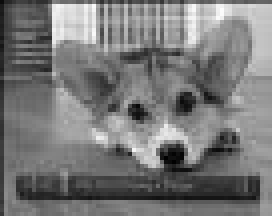
#> input picture Lab7/Lab7/small-img.jpg, 68 x 54 px (shown 4 times larger)
$ jupyter execute --allow-errors Lab7.ipynb   (shell and % lines are left out)
#> lines starting #> are read from the running program, lines starting #| are printed output that depends on the picture
# Lab 7: Multirate Signal Processing and Signal Processing Applications
## Due Date: 12/7 @11:59pm

We will primarily focus on multirate signal processing - upsampling and downsampling - in this lab. We will wrap up the lab with a look at a signal processing application beyond the scope of ECE 310, but of interest in future signal processing courses.

## Multirate Signal Processing

In many signal processing applications, we would like to change the sampling rate of our digital system. This could mean either reducing or increasing our effective sampling rate. One possibility is to perform digital-to-analog (D/A) conversion, then resample our signal in the time domain to the desired rate. However, this process requires access to the desired resampling circuitry in addition to potential artifacts introduced by the D/A conversion and quantization effects when resampling the signal.

The preferred method is to perform rate conversion in the discrete sample domain. We may increase our sampling rate via a process known as upsampling or interpolation, while we may decrease our sampling rate using downsampling or decimation. In the following background sections, we will discuss the mathematical construction of upsampling and downsampling, and also discuss some practical considerations that must be made when working on multirate signal processing.

## Upsampling

Upsampling (or interpolation) by an integer factor of $U$ is accomplished by interpolating $U-1$ zeros between every entry in our original sequence. Let $x[n]$ be our original signal. Then our upsampled signal $y[n]$ will be as follows:

$$
y[n] = \begin{cases}
x\left[\frac{n}{U}\right],\quad n = \pm U, 2U, \ldots, kU\\
0, \quad \textrm{else}\\
\end{cases}
$$

$$
y[n] = \left[x[0]\quad\underbrace{0\quad 0\quad\ldots\quad0}_{U-1\textrm{ zeros}}\quad x[1]\quad\underbrace{0\quad 0\quad\ldots\quad0}_{U-1\textrm{ zeros}}\quad x[2]\quad\ldots\quad\right]
$$

The resulting DTFT for $y[n]$ may be derived as follows:

$$
Y_d(\omega) = \sum_{n=-\infty}^\infty y[n]e^{-j\omega n}
$$

$$
= \sum_{n=-\infty}^\infty x[n] e^{-j\omega nU}
$$

$$
Y_d(\omega) = X_d(U\omega).
$$

The second line above follows from the definition of $y[n]$ since the $n$'th value of $x[n]$ is actually the $Un$'th value of $y[n]$ and all other values of $y[n]$ are zero. Thus we see the resulting spectrum will be "compressed" along the frequency axis by a factor of $U$ while maintaining the same height. The issue here is that some of our adjacent $2\pi$ periodic copies of $X_d(\omega)$ will cross over into the central copy of $Y_d(\omega)$ after upsampling. This is readily apparent when we check that $Y_d(\pi) = X_d(\pi U)$, which must be greater than the $\pi$ limits of our central copy.

The simple solution is to place a low-pass filter after our upsampler to make sure we only extract the frequencies corresponding to the central copy of our original spectrum. We see that the bandwidth of this filter should be such that our cutoff frequency $\omega_c$ maps to $\pi$ in our original specturm $X_d(\omega)$. Thus, we would like $\omega_c = \frac{\pi}{U}$. Formally, our low-pass filter $A(\omega)$ will be given by

$$
A(\omega) = \begin{cases}
1, \quad |\omega| \leq \frac{\pi}{U}\\
0, \quad \frac{\pi}{U} < |\omega| \leq \pi\\
\end{cases}.
$$

This low-pass filter accomplishes the very important task of interpolating over the zeros we placed in between our original signal values. Think of the low-pass filter as "filling in the blanks" or inferring the newly interpolated information. In summary, upsampling by a factor $U$ involves interpolating $U-1$ zeros between each sample in our original signal and then low-pass filtering with a cutoff frequency of $\frac{\pi}{U}$ to prevent the inclusion of spurious frequencies presented by adjacent DTFT copies in the original signal.

## Downsampling

Downsampling (or decimation) by an integer factor $D$ is performed by only keeping every $D$'th sample in the original signal. Let $x[n]$ be our original signal. Our downsampled signal $y[n]$ is given by

$$
y[n] = x[Dn]
$$

$$
y[n] = \left[x[0]\quad x[D]\quad x[2D]\quad\ldots\quad\right]
$$

We will skip the derivation of $Y_d(\omega)$ since it is more involved than the derivation for the interpolation case. Refer to your ECE 310 textbook for the full details. The DTFT of our decimated signal $Y_d(\omega)$ is given by

$$
Y_d(\omega) = \frac{1}{D}\sum_{k=0}^{D-1}X_d\left(\frac{\omega - 2\pi k}{D}\right).
$$

Qualitatively, we see that the input spectrum will be scaled down by a factor of $\frac{1}{D}$ and the frequency axis is stretched by a factor of $D$. It is very important, however, to note that the above form assumes an appropriate anti-aliasing filter has been applied to the input signal prior to decimation. What should this filter look like? The anti-aliasing filter should remove all frequencies that would push into adjacent DTFT copies after decimation and cause aliasing. We know that the frequency axis will expand by a factor of $D$; thus, we know any frequencies beyond $\frac{\pi}{D}$ would stretch beyond $\pi$ and alias. Consequently, our anti-aliasing filter $H(\omega)$ should have the following form:

$$
H(\omega) = \begin{cases}
1, \quad |\omega| \leq \frac{\pi}{D}\\
0, \quad \frac{\pi}{D} < |\omega| \leq \pi\\
\end{cases}.
$$

We observe that if we have a multirate signal processing system that interpolates and decimates by the same factor, we will be able to use one filter for both upsampling and downsampling! The difference, of course, is that we filter before decimation and after interpolation. In summary, downsampling by a factor of $D$ requires us to first apply a low-pass anti-aliasing filter with cutoff frequency $\frac{\pi}{D}$ then discard (or decimate) every sample that is not located at a multiiple of $D$.

## Rate Conversion by $\frac{U}{D}$

One final topic we should mention is the concatenation of multiple rate conversion systems to achieve an arbitrary sampling rate. Suppose we would like to increase our sampling rate by a non-integer factor like $\frac{4}{3}$. How can you interpolate $\frac{1}{3}$ of a zero? You cannot! Instead, we may accomplish this new sampling rate by first upsampling by a factor of 4, then downsampling by a factor of 3. Furthermore, note that in this case the post-interpolation filter will have a cutoff frequency of $\frac{\pi}{4}$ and thus eliminate the need for our anti-aliasing filter before decimation since $\frac{\pi}{4}<\frac{\pi}{3}$! We may achieve any new sampling rate by the same procedure with appropriate anti-aliasing filters.

[cell 1]
#import libraries
import numpy as np
import matplotlib.pyplot as plt
import numpy.fft as fft
import math

from scipy import signal
from skimage.io import imread
from skimage.io import imsave

#Provided function with triangle magnitude spectrum
def toy_signal(w_c):
    N = 1000
    gain = 2*np.pi/w_c
    return gain * np.array([(np.sin(w_c/2*(n+1))/(np.pi*(n+1)))**2 if n+1 != 0 else (w_c/(2*np.pi))**2 for n in range(-N,N+1)])

## Exercise 1: Upsampling

We will begin by exploring and verifying the above theoretical discussion regarding upsampling.

a. Fill in the below function $\textrm{upsample}(U,x)$ to perform interpolation by a factor of $U$ on an input signal $x$. Verify your function correctly interpolates zeros by printing the provided test signal before and after upsampling for some integer $U$.

b. The provided function $\textrm{toy_signal}(\omega_c)$ creates a toy signal that has a triangular magnitude response with bandwidth $\omega_c$. More precisely, if our toy signal is given by $x$, the magnitude of the DTFT of this toy signal will be

$$
|X_d(\omega)| = \begin{cases}
-\left|\frac{\omega}{\omega_c}\right| + 1\,\quad |\omega| \leq \omega_c\\
0,\quad \omega_c \leq |\omega| \leq \pi\\
\end{cases}.
$$

Use the provided toy signal function to create a signal with bandwidth $\frac{\pi}{2}$ ($\omega_c = \frac{\pi}{2}$). Upsample this toy signal by a factor of $U=3$. Plot the magnitude of the FFT of the original and upsampled toy signals on separate subplots using $\textrm{np.fft.fft()}$. Hint: use $\textrm{np.fft.fftshift()}$ to zero-center the frequency spectrum and $\textrm{np.linspace()}$ to create your frequencies from $-\pi$ to $\pi$ for plotting.

c. Fill in the below function $\textrm{lowpass}(C)$ to create an appropriate low-pass filter that should follow interpolation by a factor of $C$. You may use $\textrm{signal.remez()}$ like in Lab 6 for Parks-McClellan filter design of a length 50 filter. You may also assume a transition bandwidth of $\frac{\pi}{10}$ (0.1 in normalized frequency). Apply your low-pass filter to your upsampled toy signal from part 1.(b). Plot the magnitude of the FFT of the filtered signal to verify the spurious DTFT copies have been removed by your filter. $\textbf{Note that this filtering function will also work as an anti-aliasing filter for decimation by a factor of } D$.

[cell 2]
#Fill in this function for part 1.a:

def upsample(U,x):
    upsampled = np.array([0.0]*((len(x))*U-1))
    upsampled[::U] = x
    return upsampled

#Fill in this function for part 1.c:
def lowpass(C):
    bands = [0, ((1/C)-0.05), ((1/C)+0.05), 1]
    gold = [1, 0]
    lpf = signal.remez(50, bands, gold, fs=2)
    return lpf

#Test code for part 1.a:
test_signal = np.array([1,2,3,4,5,6])
test_up = upsample(2, test_signal)

print('1a. original signal: ', test_signal)
print('1a. upsampled signal:', test_up)
#Code for part 1.b:
toy_sig = toy_signal(np.pi/2)
up_toy_sig = upsample(3, toy_sig)

fft_toy_sig = fft.fftshift(fft.fft(toy_sig))
fft_up_toy_sig = fft.fftshift(fft.fft(up_toy_sig))
w = np.linspace(-np.pi, np.pi, len(fft_toy_sig))
w_up = np.linspace(-np.pi, np.pi, len(fft_up_toy_sig))

plt.figure(figsize=(12,8))
plt.subplot(121)
plt.title('1b. magnitude response for toy signal')
plt.plot(w, np.absolute(fft_toy_sig))
plt.xlabel('f')
plt.ylabel('magnitude')

plt.subplot(122)
plt.title('1b. magnitude response for toy signal upsampled')
plt.plot(w_up, np.absolute(fft_up_toy_sig))
plt.xlabel('f')
plt.ylabel('magnitude')
#Code for part 1.c:
lpf = lowpass(3)
up_filter = signal.lfilter(lpf, 1, up_toy_sig)
up_filter = signal.filtfilt(lpf, 1, up_toy_sig)

fft_filter = fft.fftshift(fft.fft(up_filter))
w_filter = np.linspace(-np.pi, np.pi, len(fft_filter))

plt.figure(figsize=(12,8))
plt.title('Magnitude Response of Upsampled Signal after Filtering')
plt.plot(w_filter, np.absolute(fft_filter))
plt.xlabel('Frequency (rad/sec)')
plt.ylabel('Magnitude')
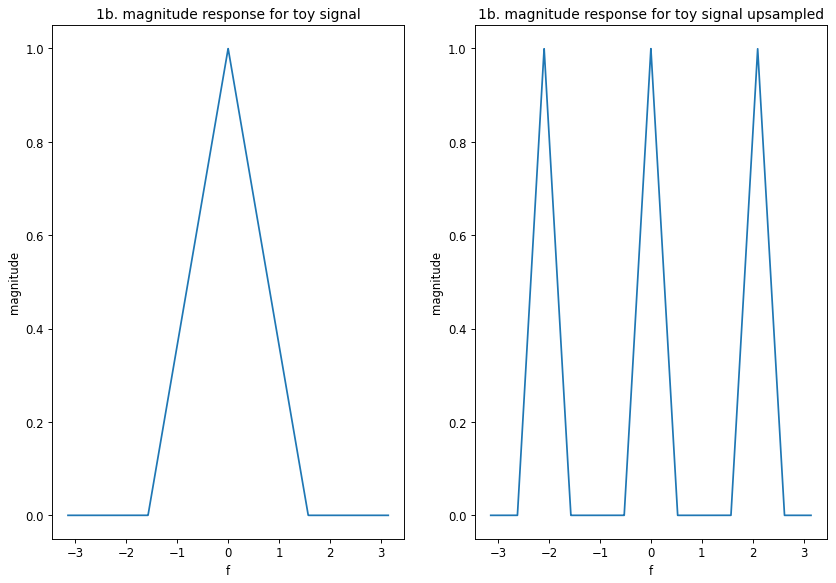
#> figure drawn by matplotlib, 2 panels; panel 1: curve peaks at x = 0, y = 1; panel 2: curve peaks at x = 0.000524, y = 1
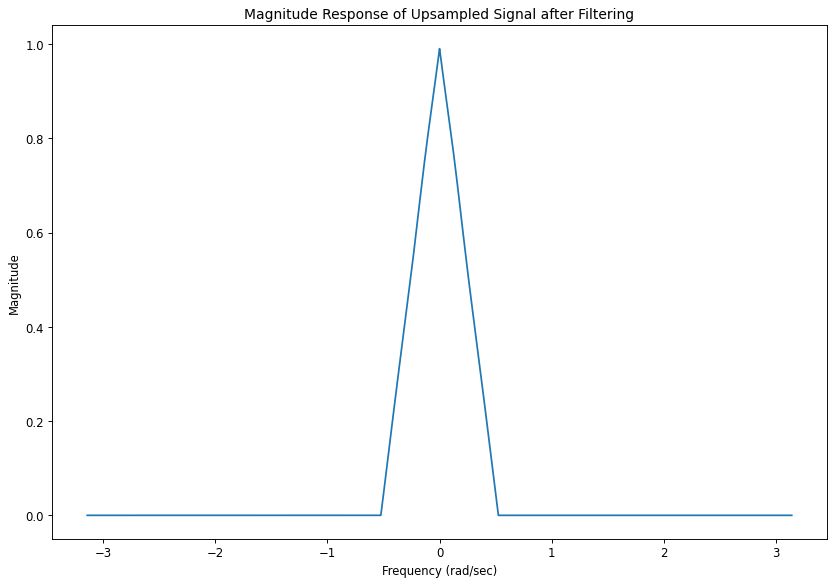
#> figure drawn by matplotlib, 1 panel; curve peaks at x = 0.000524, y = 0.99

## Exercise 2: Downsampling

Now we will turn our attention to downsampling.

a. Fill in the below function $\textrm{downsample}(D,x)$ to perform decimation by a factor of $D$ on an input signal $x$. Verify your function correctly decimates by printing the provided test signal before and after downsampling for some integer $D$.

b. Use the provided toy signal function to create a signal with bandwidth $\frac{\pi}{2}$. Downsample this toy signal by a factor of $D=2$. Plot the magnitude of the FFT of the original and downsampled toy signals on separate subplots using $\textrm{np.fft.fft()}$ (do not forget to use $\textrm{np.fft.fftshift()}$ to center you FFT!). Do not worry about anti-aliasing filtering.

c. Use the provided toy signal function to create a signal with bandwidth $\frac{\pi}{2}$. Downsample this toy signal by a factor of $D=3$. Plot the magnitude of the FFT of the original and downsampled toy signals on separate subplots using $\textrm{np.fft.fft()}$. Do not worry about anti-aliasing filtering. Explain what is happening in the magnitude of the decimated signal's FFT.

d. Finally, let's use our upsampling, downsampling, and filtering functions to perform sampling rate conversion by a factor of $\frac{3}{5}$. This may be accomplished with two different schemes: downsampling followed by upsampling or upsampling followed by downsampling. These two schemes are not necessarily equivalent for a given input signal! Perform sampling rate conversion by a factor of $\frac{3}{5}$ using both schemes on a toy signal with bandwidth $\frac{\pi}{2}$. Plot the magnitude of the FFT for the final system output for each scheme. What are the differences between the two outputs? Which scheme do you think works best? Why? Note: remember to apply appropriate anti-aliasing and post-interpolation filters before and after downsampling and upsampling, respectively!

[cell 3]
#Fill in this function for part 2.a:
def downsample(D,x):
    downsampled = x[::D]
    return downsampled

#Test code for part 2.a:
test_signal = np.array([1,2,3,4,5,6])
test_down = downsample(2, test_signal)
print('2a. original signal: ', test_signal)
print('2a. downsampled signal:', test_down)
#Code for part 2.b:
toy_sig = toy_signal(np.pi/2)
down_toy_sig = downsample(2, toy_sig)

fft_toy_sig = fft.fftshift(fft.fft(toy_sig))
fft_down_toy_sig = fft.fftshift(fft.fft(down_toy_sig))
w = np.linspace(-np.pi, np.pi, len(fft_toy_sig))
w_down = np.linspace(-np.pi, np.pi, len(fft_down_toy_sig))

plt.figure(figsize=(12,8))
plt.subplot(121)
plt.title('2b. magnitude response for toy signal')
plt.plot(w, np.absolute(fft_toy_sig))
plt.xlabel('f')
plt.ylabel('magnitude')

plt.subplot(122)
plt.title('2b. magnitude response for toy signal downsampled')
plt.plot(w_down, np.absolute(fft_down_toy_sig))
plt.xlabel('f')
plt.ylabel('magnitude')

#Code for part 2.c:
down_toy_sig_c = downsample(3, toy_sig)

myfft = fft.fftshift(fft.fft(down_toy_sig_c))
w_c = np.linspace(-np.pi, np.pi, len(myfft))

plt.figure(figsize=(12,8))
plt.subplot(121)
plt.title('2c. magnitude response for toy signal')
plt.plot(w, np.absolute(fft_toy_sig))
plt.xlabel('f')
plt.ylabel('magnitude')

plt.subplot(122)
plt.title('2c. magnitude response for toy signal downsampled')
plt.plot(w_c, np.absolute(myfft))
plt.xlabel('f')
plt.ylabel('magnitude')

#Code for part 2.d:
mysignal = toy_signal(np.pi/2)
lpf_3 = lowpass(3)
lpf_5 = lowpass(5)

up_down = upsample(3, mysignal)                      # upsample by 3
up_down = signal.filtfilt(lpf_5, 1, up_down) # anti-alias filter (also serves as post-interpolation filter)
up_down = downsample(5, up_down)            # downsample by 5

down_up = signal.filtfilt(lpf_5, 1, mysignal)         # anti-alias filter
down_up = downsample(5, down_up)            # downsample by 5
down_up = upsample(3, down_up)              # upsample by 3
down_up = signal.filtfilt(lpf_3, 1, down_up) # post-interpolation filter

up_down_fft = fft.fftshift(fft.fft(up_down))
down_up_fft = fft.fftshift(fft.fft(down_up))
w_up_down = np.linspace(-np.pi, np.pi, len(up_down_fft))
w_down_up = np.linspace(-np.pi, np.pi, len(down_up_fft))

plt.figure(figsize=(12,8))
plt.subplot(121)
plt.title('2d. magnitude response for toy signal upsampled then downsampled')
plt.plot(w_up_down, np.absolute(up_down_fft))
plt.xlabel('f')
plt.ylabel('magnitude')


plt.subplot(122)
plt.title('2d. magnitude response for toy signal downsampled then upsampled')
plt.plot(w_down_up, np.absolute(down_up_fft))
plt.xlabel('f')
plt.ylabel('magnitude')

Comments for part 2.c:
When the signal is downsammpled, aliasing occurs because the frequency spectrum is increased by 3 times

Comments for part 2.d:
it looks like the up down sampling scheme performed better than the down than up scheme because it looks like it perserves more of the original signal.

## Image Resizing

One common application of multirate signal processing is image resizing. Have you ever considered what happens when you stretch or shrink an image while placing images in a document? This operation extends our previous discussion of decimation and interpolation to two dimensions. For this lab, we will focus on increasing the size of a small image.

To upsample an image, we interpolate zeros like we would for a 1D signal, except we now do this is along both the rows and columns. In this exercise, we assume we will upsample by the same factor for both rows and columns (maintain aspect ratio) though it is not difficult to extend these concepts to unique scaling for rows and columns. Consider the following example where $x$ is our original image and $y$ is the result of upsampling by a factor of two along the rows and columns:

$$
x = \begin{bmatrix}
1 & 9 & 5\\
5 & 3 & 5\\
7 & 9 & 1\\
\end{bmatrix}\quad
y = \begin{bmatrix}
1 & 0 & 9 & 0 & 5 & 0\\
0 & 0 & 0 & 0 & 0 & 0\\
5 & 0 & 3 & 0 & 5 & 0\\
0 & 0 & 0 & 0 & 0 & 0\\
7 & 0 & 9 & 0 & 1 & 0\\
0 & 0 & 0 & 0 & 0 & 0\\
\end{bmatrix}
$$

### Nearest Neighbor Interpolation
After upsampling our image, we must consider how we can fill in these new blank values. We will consider two options in this lab: nearest neighbor and bilinear intperpolation. Nearest neighbor interpolation works based on the simple assumption that the nearest original pixel is the best guess for the interpolated pixel. The assignment rule is as follows

$$
y(i,j) = x\left(\left\lfloor \frac{i}{U} \right\rfloor,\left\lfloor \frac{j}{U} \right\rfloor\right),
$$

$$
\textrm{1D Example:}\quad \begin{bmatrix}
1 & 0 & 0 & 10 & 0 & 0 & 4\\
\end{bmatrix} \rightarrow \textrm{nearest neighbor interpolation}\rightarrow
\begin{bmatrix}
1 & 1 & 1 & 10 & 10 & 10 & 4\\
\end{bmatrix}
$$

where $U$ is our upsampling factor and $\lfloor\cdot\rfloor$ is the floor operator. If we apply nearest neighbor interpolation to our upsampled image $y$, we have the following interpolated image $z_{nn}$:

$$
z_{nn} = \begin{bmatrix}
1 & 1 & 9 & 9 & 5 & 5\\
1 & 1 & 9 & 9 & 5 & 5\\
5 & 5 & 3 & 3 & 5 & 5\\
5 & 5 & 3 & 3 & 5 & 5\\
7 & 7 & 9 & 9 & 1 & 1\\
7 & 7 & 9 & 9 & 1 & 1\\
\end{bmatrix}.
$$

### Bilinear Interpolation
Bilinear interpolation is a little more complicated. Let's first consider linear interpolation in one dimension. Linear interpolation makes the assumption that adjacent original values may be connected with a straight line. The interpolated values will be assigned according to the value of the line at that interpolation location. We have actually already had experience with linear interpolation. When we plot lines in Python using Matplotlib, the points are connected using linear interpolation! Let's consider a toy 1D example of linear interpolation on a signal $a$:

$$
a = \begin{bmatrix}
1 & 0 & 0 & 10 & 0 & 0 & 4\\
\end{bmatrix} \rightarrow \textrm{linear interpolation}\rightarrow
\begin{bmatrix}
1 & 4 & 7 & 10 & 8 & 6 & 4\\
\end{bmatrix}
$$

Mathematically, if we would like to interpolate between indices $i$ and $j$ in our toy signal $a$ at index $k$ such that $i < k < j$, we will assign the value at $k$ as follows (assuming upsampling by $U$):

$$
\large{a[k] = \underbrace{(k-i)}_{\Delta x} \cdot \underbrace{\frac{a[j] - a[i]}{U}}_{\frac{\Delta y}{\Delta x}\textrm{ or slope}} + \underbrace{a[i]}_{\textrm{offset/intercept}}}.
$$

This equation should remind you of an equation of a line where we have a slope, intercept, and an independent variable in the distance from the first index $i$. Now if we would like to expand linear interpolation to become bilinear interpolation, we may simply perform linear interpolation at each row and at each column: the order does not matter! The below figure demonstrates bilinear interpolation via rows-then-colums and columns-then-rows to verify they produce the same result. $\textbf{Note that we will assume any values outside the image are zero!}$

$$
y = \begin{bmatrix}
1 & 0 & 9 & 0 & 5 & 0\\
0 & 0 & 0 & 0 & 0 & 0\\
5 & 0 & 3 & 0 & 5 & 0\\
0 & 0 & 0 & 0 & 0 & 0\\
7 & 0 & 9 & 0 & 1 & 0\\
0 & 0 & 0 & 0 & 0 & 0\\
\end{bmatrix} \rightarrow\textrm{rows}\rightarrow
\begin{bmatrix}
1 & 5 & 9 & 7 & 5 & 2.5\\
0 & 0 & 0 & 0 & 0 & 0\\
5 & 4 & 3 & 4 & 5 & 2.5\\
0 & 0 & 0 & 0 & 0 & 0\\
7 & 8 & 9 & 5 & 1 & 0.5\\
0 & 0 & 0 & 0 & 0 & 0\\
\end{bmatrix} \rightarrow\textrm{columns}\rightarrow
\begin{bmatrix}
1 & 5 & 9 & 7 & 5 & 2.5\\
3 & 4.5 & 6 & 5.5 & 5 & 2.5\\
5 & 4 & 3 & 4 & 5 & 2.5\\
6 & 6 & 6 & 4.5 & 3 & 1.5\\
7 & 8 & 9 & 5 & 1 & 0.5\\
3.5 & 4 & 4.5 & 2.5 & 0.5 & 0.25\\
\end{bmatrix}
$$

$$
y = \begin{bmatrix}
1 & 0 & 9 & 0 & 5 & 0\\
0 & 0 & 0 & 0 & 0 & 0\\
5 & 0 & 3 & 0 & 5 & 0\\
0 & 0 & 0 & 0 & 0 & 0\\
7 & 0 & 9 & 0 & 1 & 0\\
0 & 0 & 0 & 0 & 0 & 0\\
\end{bmatrix} \rightarrow\textrm{columns}\rightarrow
\begin{bmatrix}
1 & 0 & 9 & 0 & 5 & 0\\
3 & 0 & 6 & 0 & 5 & 0\\
5 & 0 & 3 & 0 & 5 & 0\\
6 & 0 & 6 & 0 & 3 & 0\\
7 & 0 & 9 & 0 & 1 & 0\\
3.5 & 0 & 4.5 & 0 & 0.5 & 0\\
\end{bmatrix}\rightarrow\textrm{rows}\rightarrow
\begin{bmatrix}
1 & 5 & 9 & 7 & 5 & 2.5\\
3 & 4.5 & 6 & 5.5 & 5 & 2.5\\
5 & 4 & 3 & 4 & 5 & 2.5\\
6 & 6 & 6 & 4.5 & 3 & 1.5\\
7 & 8 & 9 & 5 & 1 & 0.5\\
3.5 & 4 & 4.5 & 2.5 & 0.5 & 0.25\\
\end{bmatrix}
$$

## Exercise 3: Image Resizing

We have provided a small test image named ``small-img.jpg`` (shown below) that we would like to upsample.

a. Fill in the $\textrm{upsample_image}$ function below which will interpolate zeros to perform 2D upsampling. We will assume that we are upsampling our image by the same factor $U$ in both dimensions. You may re-use your $\textrm{upsample()}$ function from Exercise 1 or write new upsampling code here. Apply your upsampling code to the small image with $U=8$ and plot the result.

b. Fill in the $\textrm{nn()}$ function below, which performs nearest neighbor interpolation on an upsampled 1D-signal. Print the provided test signal and the result of applying your nearest neighbor interpolation function on the test signal. Hint: one possible solution is to convolve with a length $U$ filter. Consider what this filter may look like to perform nearest neighbor interpolation. Think about a zero-order hold!

c. Fill in the $\textrm{linear()}$ function below, which performs linear interpolation on an upsampled 1D-signal. Print the provided test signal and the result of applying your linear interpolation function on the test signal. Hint: one possible solution is to convolve with a length $2U-1$ filter. Consider what this filter may look like to perform linear interpolation. Think about a first-order hold!

d. Apply your nearest neighbor and linear interpolation functions to the your upsampled image. Note that you may simply apply each function along the rows and columns separately to perform 2D nearest neighbor inteprolation and bilinear interpolation. Plot the two resulting images and comment on the differences. We recommend you make two copies of the upsampled image to separate your nearest neighbor and bilinear inteprolation computation/results.

[cell 4]
#Fill in this function for part 3.a:
def upsample_image(U,img):
    n_rows,n_cols = img.shape
    up_img = np.zeros((n_rows*U,n_cols*U))
    up_img[::U,::U] = img

    return up_img

#Fill in this function for part 3.b
#Assume x has already been upsampled
def nn(U,x):
    temp = np.array(x)
    for i in range(len(x)):
        temp[i] = x[math.floor(i/U) * U]
    return temp

#Fill in this function for part 3.c:
#Assume x has already been upsampled
def linear(U,x):
    temp = np.array(x)
    for i in range(len(x)):
        p = (math.floor(i/U) * U)
        q = (math.floor(i/U) + 1) * U
        if (q >= len(x)):
            temp[i] = (i-p) * (0 - x[p])/U + x[p]
        else:
            temp[i] = (i-p) * (x[q] - x[p])/U + x[p]
    return temp

#Code for part 3.a:
small_img = imread('small-img.jpg')
#> small_img is the input picture: shape (54, 68); min 0, max 252, mean 120.1
result_img = upsample_image(8, small_img)
#> (the rest of the program and of its run is left out)
